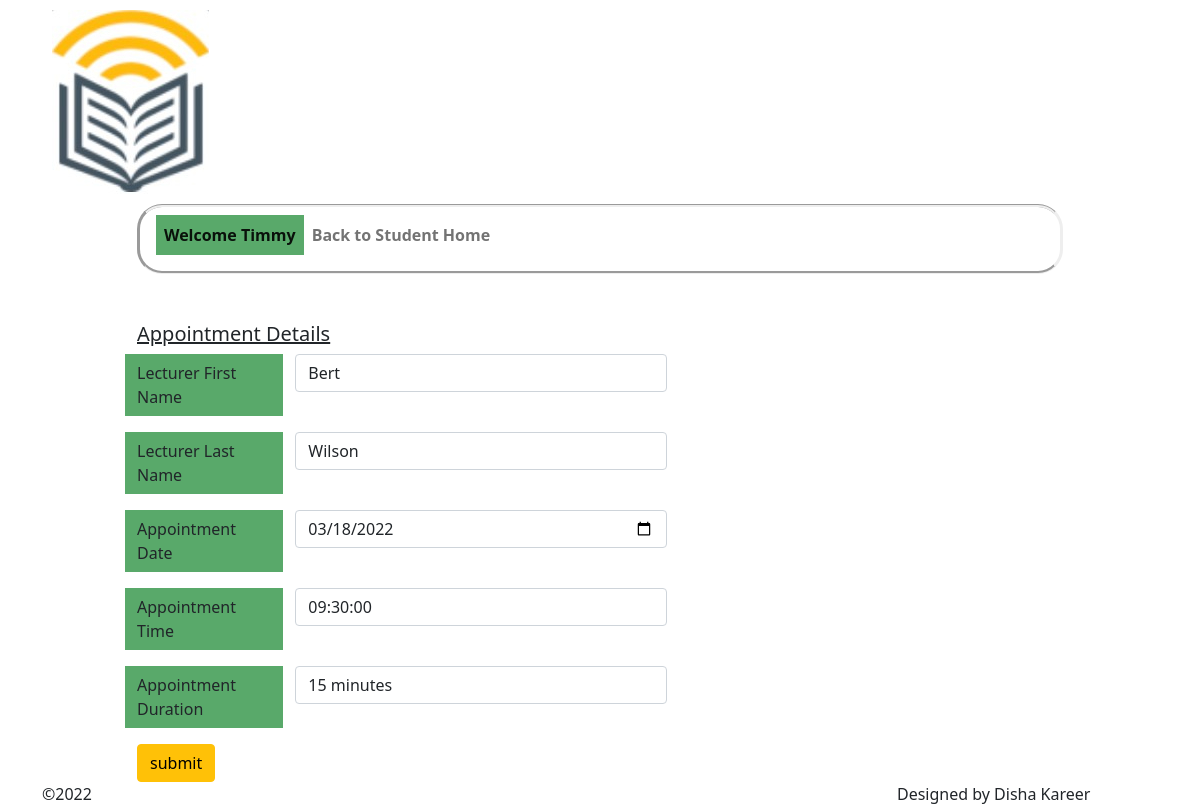
/secure/bookingprocess.php?lecturer_id=1&schedule_id=3 (signed in), run on the app's committed database.
### tables this page shows
CREATE TABLE `lecturer_schedule` (
  `schedule_id` int(11) NOT NULL,
  `lecturer_id` int(11) NOT NULL,
  `appointment_date` date NOT NULL,
  `appointment_time` time NOT NULL,
  `duration` varchar(10) NOT NULL,
  `booked_notbooked` varchar(255) NOT NULL
);

CREATE TABLE `lecturer` (
  `lecturer_id` int(11) NOT NULL,
  `lecturer_first_name` varchar(100) NOT NULL,
  `lecturer_last_name` varchar(100) NOT NULL,
  `lecturer_username` varchar(20) NOT NULL,
  `lecturer_password` varchar(255) NOT NULL,
  `lecturer_email_address` varchar(200) NOT NULL
);

### secure/bookingprocess.php (the view, shortened to what this page needs)
<?php
  include ("../conn/dbconnection.php");
?>
<?php
$scheduleID = $_SESSION["ScheduleID"];
$readquery = "SELECT lecturer.lecturer_id, lecturer.lecturer_first_name, lecturer.lecturer_last_name,
  lecturer_schedule.schedule_id, lecturer_schedule.appointment_date, lecturer_schedule.appointment_time, lecturer_schedule.duration
  FROM lecturer_schedule
  INNER JOIN lecturer
  ON lecturer_schedule.lecturer_id = lecturer.lecturer_id
  WHERE lecturer_schedule.schedule_id =  $scheduleID";
  $result = $mydb -> query($readquery);
?>
<!doctype html>
<html lang = "en">
  <head>
    <link href="https://cdn.jsdelivr.net/npm/bootstrap@5.0.2/dist/css/bootstrap.min.css" rel="stylesheet">
  </head>
  <body>
    <div class="container">
      <div class="row">
        <div class = "col-md-3"><img src="../img/logo.jpg"/></div>
        <div class = "col-md-7"></div>
        <div class = "col-md-2"></div>
      </div>
      <div class = "row">
        <div class = "col-md-1"></div>
          <div class = "col-md-10">
            <nav class="navbar navbar-expand-sm navbar-light">
              <div class="collapse navbar-collapse" id="navbarText">
                <ul class="navbar-nav me-auto mb-2 mb-mb-0">
                  <li style="background-color:#59a96a;" class="nav-item">
                    <a style="text-decoration:none;" class="nav-link active" aria-current="page" href=""><?php echo "Welcome " .$_SESSION['student_first_name']?></a>
                  </li>
                  <li class="nav-item">
                    <a class ="nav-link" href="studenthome.php">Back to Student Home</a>
                  </li>
                </ul>
              </div>
            </nav>
            <br></br>
          </div>
          <div class = "col-md-1"></div>
      </div>
      <div class = "row">
        <div class = "col-md-1"></div>
        <div class = "col-md-10">
          <div class="row">
            <h5 style="text-decoration:underline;">Appointment Details</h5>
              <?php
              while ($row = $result->fetch_assoc()){
                $lecturerFirstName = $row["lecturer_first_name"];
                $lecturerLastName = $row["lecturer_last_name"];
                $appointmentDate = $row["appointment_date"];
                $appointmentTime = $row["appointment_time"];
                $duration = $row["duration"];
                echo "<form action='bookingprocess.php' method='POST'>
                <div class='row mb-3'>
                  <label for='lecturer_first_name' class='col-sm-2 col-form-label'>Lecturer First Name</label>
                    <div class='col-sm-5'>
                      <input type='text' class='form-control' name='lecturer_first_name' value='$lecturerFirstName'/>
                    </div>
                </div>
                <div class='row mb-3'>
                  <label for='lecturer_last_name' class='col-sm-2 col-form-label'>Lecturer Last Name</label>
                    <div class='col-sm-5'>
                      <input type='text' class='form-control' name='lecturer_last_name' value='$lecturerLastName'/>
                    </div>
                </div>
                <div class='row mb-3'>
                  <label for='appointment_date' class='col-sm-2 col-form-label'>Appointment Date</label>
                    <div class='col-sm-5'>
                      <input type='date' class='form-control' name='appointment_date' value='$appointmentDate'/>
                    </div>
                </div>
                <div class='row mb-3'>
                  <label for='appointment_time' class='col-sm-2 col-form-label'>Appointment Time</label>
                    <div class='col-sm-5'>
                      <input type=time' class='form-control' name='appointment_time' value='$appointmentTime'/>
                    </div>
                </div>
                <div class='row mb-3'>
                  <label for='duration' class='col-sm-2 col-form-label'>Appointment Duration</label>
                    <div class='col-sm-5'>
                      <input type='text' class='form-control' name='duration' value='$duration' />
                    </div>
                </div>
                <input type='submit' class='btn btn-warning btn btn-block' name='submit' value='submit'/>
              </form>";
              }
              ?>
          </div>
        </div>
        <div class = "col-md-1"></div>
      </div>
      <div class="row">
          <div class="col-md-9">&copy;2022</div>
          <div class="col-md-3">Designed by Disha Kareer</div>
        </div>
    </div>
  </body>
</html>

### secure/bookingprocess.php (style rules this page uses)
img { padding: 10px; }
nav { border-style: groove inset; border-radius: 25px; }
nav li { font-weight: bold; }
form label { background-color: #59a96a;; }

### data on the page
lecturer_schedule: lecturer_first_name "Bert", lecturer_last_name "Wilson", appointment_date "03/18/2022", appointment_time "09:30:00", duration "15 minutes"

### other printed values
$_SESSION['student_first_name'] "Timmy"
